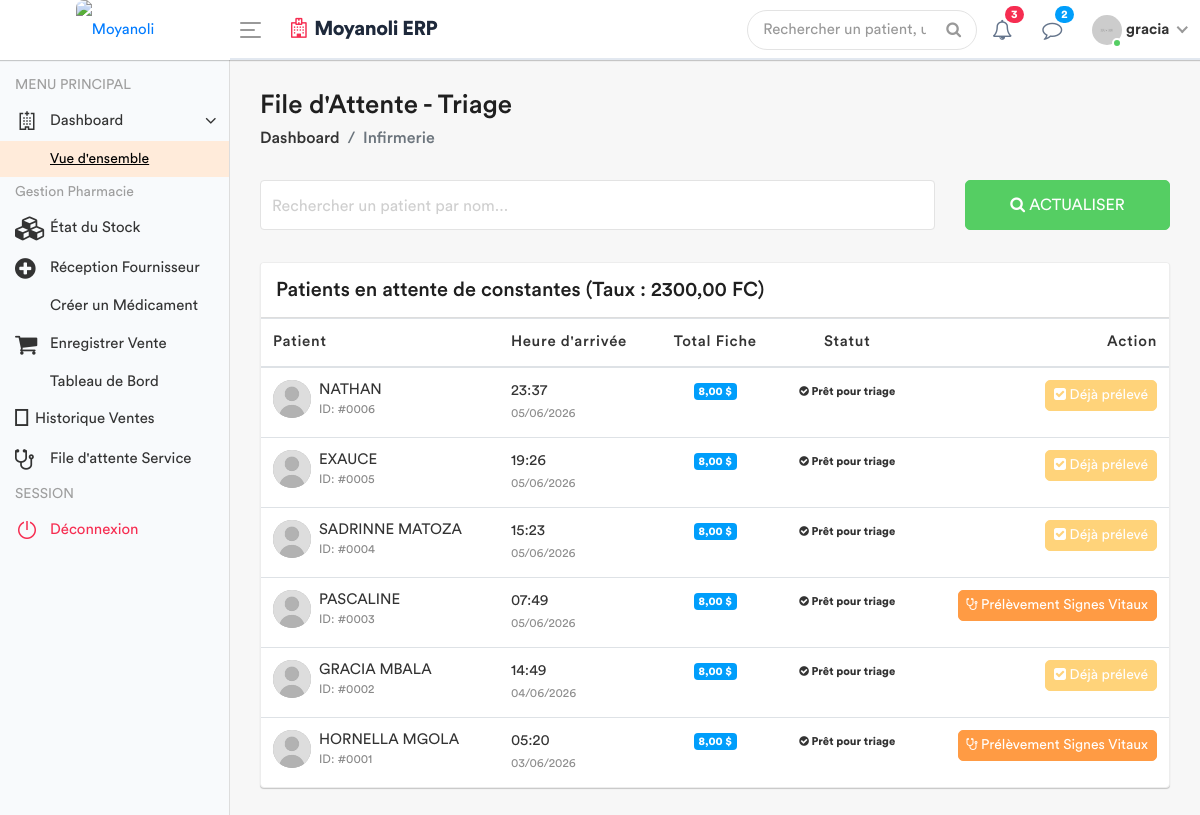
/infirmerie/attente/ (signed in), run on the app's committed database.
### apps/models.py (models this page shows, shortened)
class ConfigurationHopital(models.Model):
    taux_usd_en_cdf = models.DecimalField(max_digits=10, decimal_places=2, default=Decimal('2500.00'))
    derniere_mise_a_jour = models.DateTimeField(auto_now=True)
    class Meta:
        verbose_name = "Configuration du Taux"

class Patient(models.Model):
    TYPE_CHOICES = [
        ('SIMPLE', 'Patient Simple'),
        ('FIDELE', 'Patient Fidèle'),
        ('CONVENTIONNE', 'Patient Conventionné'),
    ]
    code_patient = models.CharField(max_length=20, unique=True, editable=False)
    noms = models.CharField(max_length=100)
    service = models.ForeignKey('Service', on_delete=models.PROTECT, related_name='patients', null=True)
    sexe = models.CharField(max_length=1, choices=[('M', 'Masculin'), ('F', 'Féminin')])
    age = models.CharField(max_length=30)
    adresse = models.TextField()
    telephone = models.CharField(max_length=20)
    type_patient = models.CharField(max_length=15, choices=TYPE_CHOICES, default='SIMPLE')
    a_carte_fidelite = models.BooleanField(default=False, verbose_name="Possède carte de fidélité")
    entreprise = models.ForeignKey('Entreprise', on_delete=models.SET_NULL, null=True, blank=True, verbose_name="Entreprise (si conventionné)")
    fiche_payee = models.BooleanField(default=False)
    created_by = models.ForeignKey(User, on_delete=models.SET_NULL, null=True, related_name='patients_crees')
    date_creation = models.DateTimeField(auto_now_add=True)
    date_modification = models.DateTimeField(auto_now=True)

### apps/views.py (the view)
# urls.py: path('infirmerie/attente/', views.liste_attente_triage, name='liste_attente_triage'),
@login_required
def liste_attente_triage(request):
    config = ConfigurationHopital.objects.first()
    taux = config.taux_usd_en_cdf if config else 2300.00
    patients_liste = Patient.objects.all().order_by('-date_creation')
    for patient in patients_liste:
        paiements = Paiement.objects.filter(patient=patient, service='FICHE')
        total_usd = 0
        for p in paiements:
            if p.devise == 'USD':
                total_usd += p.montant_verse
            else:
                total_usd += (p.montant_verse / taux)
        patient.total_fiche_usd = total_usd
        patient.a_solde_fiche = total_usd >= 6.00
        patient.a_signes_vitaux_deja_pris = SigneVital.objects.filter(patient=patient).exists()
    role = Fonction.objects.filter(userKey=request.user).first()
    fonctionKey = role.fonctionKey.roleName if role else None
    return render(request, 'back-end/infirmerie/liste_attente.html', {
        'patients': patients_liste,
        'taux': taux,
        'fonctionKey': fonctionKey
    })

### apps/templates/back-end/infirmerie/liste_attente.html (shortened to what this page needs)
<!DOCTYPE html>
{% load static %}
<html lang="fr">
    <head>
        {% include 'back-end/includes/css.html' %}
    </head>
    <body>
        <div class="main-wrapper">
            {% include 'back-end/includes/header.html' %}
            {% include 'back-end/includes/sidebar.html' %}
            <div class="page-wrapper">
                <div class="content container-fluid">
                    <div class="page-header">
                        <div class="row align-items-center">
                            <div class="col">
                                <h3 class="page-title">File d'Attente - Triage</h3>
                                <ul class="breadcrumb">
                                    <li class="breadcrumb-item"><a href="{% url 'dashboard' %}">Dashboard</a></li>
                                    <li class="breadcrumb-item active">Infirmerie</li>
                                </ul>
                            </div>
                        </div>
                    </div>
                    <div class="row filter-row">
                        <div class="col-sm-9 col-md-9">
                            <div class="form-group form-focus">
                                <input type="text" id="searchPatient" class="form-control floating" onkeyup="filterTable()">
                                <label class="focus-label">Rechercher un patient par nom...</label>
                            </div>
                        </div>
                        <div class="col-sm-3 col-md-3">
                            <button class="btn btn-success btn-block" onclick="window.location.reload();"> <i class="fa fa-search"></i> Actualiser </button>
                        </div>
                    </div>
                    <div class="card card-table mt-3">
                        <div class="card-header">
                            <h4 class="card-title mb-0">Patients en attente de constantes (Taux : {{ taux }} FC)</h4>
                        </div>
                        <div class="card-body">
                            <div class="table-responsive">
                                <table class="table table-hover table-center mb-0" id="patientTable">
                                    <thead>
                                        <tr>
                                            <th>Patient</th>
                                            <th>Heure d'arrivée</th>
                                            <th class="text-center">Total Fiche</th>
                                            <th class="text-center">Statut</th>
                                            <th class="text-right">Action</th>
                                        </tr>
                                    </thead>
                                    <tbody>
                                        {% for patient in patients %}
                                        <tr>
                                            <td>
                                                <h2 class="table-avatar">
                                                    <a href="#" class="avatar avatar-sm mr-2">
                                                        <img class="avatar-img rounded-circle" src="{% static 'back-end/assets/img/user.jpg' %}" alt="User">
                                                    </a>
                                                    <a href="#">{{ patient.noms }} <span>ID: #{{ patient.id|stringformat:"04d" }}</span></a>
                                                </h2>
                                            </td>
                                            <td>{{ patient.date_creation|date:"H:i" }} <br><small class="text-muted">{{ patient.date_creation|date:"d/m/Y" }}</small></td>
                                            <td class="text-center">
                                                <span class="badge badge-info">{{ patient.total_fiche_usd|floatformat:2 }} $</span>
                                            </td>
                                            <td class="text-center">
                                                {% if patient.a_solde_fiche %}
                                                    <span class="badge badge-success-border"><i class="fa fa-check-circle"></i> Prêt pour triage</span>
                                                {% else %}
                                                    <span class="badge badge-danger-border"><i class="fa fa-clock-o"></i> Attente Paiement</span>
                                                {% endif %}
                                            </td>
                                            <td class="text-right">
                                                {% if not patient.a_solde_fiche %}
                                                    <button class="btn btn-secondary btn-sm" disabled title="Le patient doit d'abord solder la fiche (6 USD)">
                                                        <i class="fa fa-lock"></i> Dossier bloqué
                                                    </button>
                                                {% elif patient.a_signes_vitaux_deja_pris %}
                                                    <button class="btn btn-warning btn-sm" disabled title="Les signes vitaux ont déjà été saisis pour ce patient">
                                                        <i class="fa fa-check-square"></i> Déjà prélevé
                                                    </button>
                                                {% else %}
                                                    <a href="{% url 'saisir_signes' patient.id %}" class="btn btn-primary btn-sm">
                                                        <i class="fa fa-stethoscope"></i> Prélèvement Signes Vitaux
                                                    </a>
                                                {% endif %}
                                            </td>
                                        </tr>
                                        {% empty %}
                                        <tr>
                                            <td colspan="5" class="text-center py-4">
                                                <div class="text-muted">Aucun patient dans la file d'attente.</div>
                                            </td>
                                        </tr>
                                        {% endfor %}
                                    </tbody>
                                </table>
                            </div>
                        </div>
                    </div>
                </div>
            </div>
        </div>
    </body>
</html>

### apps/templates/back-end/includes/header.html (shortened to what this page needs)
{% load static %}
<div class="header" style="background: #ffffff; border-bottom: 2px solid #e2e8f0;">
    <div class="header-left" style="background: #ffffff;">
        <a href="{% url 'home' %}" class="logo">
            <img src="{% static 'front-end/assets/dr/logo.jpeg' %}" width="45" height="45" alt="Moyanoli" style="border-radius: 8px;">
        </a>
    </div>
    <a id="toggle_btn" href="javascript:void(0);" style="color: #007bff;">
        <span class="bar-icon">
            <span></span>
            <span></span>
            <span></span>
        </span>
    </a>
    <div class="page-title-box">
        <h3 style="color: #1e293b; font-weight: 700; letter-spacing: -0.5px;">
            <i class="fa fa-hospital-o text-danger mr-2"></i>Moyanoli ERP
        </h3>
    </div>
    <ul class="nav user-menu">
        <li class="nav-item">
            <div class="top-nav-search">
                <form action="#">
                    <input class="form-control" type="text" placeholder="Rechercher un patient, un dossier...">
                    <button class="btn" type="submit"><i class="fa fa-search"></i></button>
                </form>
            </div>
        </li>
        <li class="nav-item dropdown">
            <a href="#" class="dropdown-toggle nav-link" data-toggle="dropdown">
                <i class="fa fa-bell-o" style="color: #64748b;"></i> <span class="badge badge-pill bg-danger">3</span>
            </a>
        </li>
        <li class="nav-item dropdown">
            <a href="#" class="dropdown-toggle nav-link" data-toggle="dropdown">
                <i class="fa fa-comment-o" style="color: #64748b;"></i> <span class="badge badge-pill bg-info">2</span>
            </a>
        </li>
        <li class="nav-item dropdown has-arrow main-drop">
            <a href="#" class="dropdown-toggle nav-link" data-toggle="dropdown">
                <span class="user-img">
                    <img src="{% static 'back-end/assets/img/profiles/avatar-21.jpg' %}" alt="">
                    <span class="status online"></span>
                </span>
                <span style="font-weight: 600;">{{ user.username }}</span>
            </a>
        </li>
    </ul>
</div>

### data on the page
ConfigurationHopital: taux_usd_en_cdf "2300,00"
Patient: noms "NATHAN", id "0006", date_creation "23:37", date_creation "05/06/2026", total_fiche_usd "8,00", shows "Prêt pour triage", shows "Déjà prélevé"
Patient: noms "EXAUCE", id "0005", date_creation "19:26", date_creation "05/06/2026", total_fiche_usd "8,00", shows "Prêt pour triage", shows "Déjà prélevé"
Patient: noms "SADRINNE MATOZA", id "0004", date_creation "15:23", date_creation "05/06/2026", total_fiche_usd "8,00", shows "Prêt pour triage", shows "Déjà prélevé"
Patient: noms "PASCALINE", id "0003", date_creation "07:49", date_creation "05/06/2026", total_fiche_usd "8,00", shows "Prêt pour triage", shows "Prélèvement Signes Vitaux"
Patient: noms "GRACIA MBALA", id "0002", date_creation "14:49", date_creation "04/06/2026", total_fiche_usd "8,00", shows "Prêt pour triage", shows "Déjà prélevé"
Patient: noms "HORNELLA MGOLA", id "0001", date_creation "05:20", date_creation "03/06/2026", total_fiche_usd "8,00", shows "Prêt pour triage", shows "Prélèvement Signes Vitaux"

### other printed values
{{ user.username }} "gracia"
